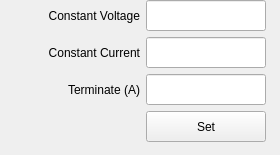
      <widget class="QWidget" name="tab_3">
       <attribute name="title">
        <string>Li-Ion/Lipo</string>
       </attribute>
       <widget class="QWidget" name="layoutWidget_2">
        <property name="geometry">
         <rect>
          <x>0</x>
          <y>0</y>
          <width>271</width>
          <height>146</height>
         </rect>
        </property>
        <layout class="QHBoxLayout" name="horizontalLayout_8">
         <property name="sizeConstraint">
          <enum>QLayout::SetFixedSize</enum>
         </property>
         <item>
          <spacer name="horizontalSpacer_4">
           <property name="orientation">
            <enum>Qt::Horizontal</enum>
           </property>
           <property name="sizeType">
            <enum>QSizePolicy::Preferred</enum>
           </property>
           <property name="sizeHint" stdset="0">
            <size>
             <width>40</width>
             <height>20</height>
            </size>
           </property>
          </spacer>
         </item>
         <item>
          <layout class="QVBoxLayout" name="verticalLayout_12">
           <item>
            <widget class="QLabel" name="label_13">
             <property name="sizePolicy">
              <sizepolicy hsizetype="Fixed" vsizetype="Fixed">
               <horstretch>0</horstretch>
               <verstretch>0</verstretch>
              </sizepolicy>
             </property>
             <property name="minimumSize">
              <size>
               <width>100</width>
               <height>31</height>
              </size>
             </property>
             <property name="maximumSize">
              <size>
               <width>100</width>
               <height>31</height>
              </size>
             </property>
             <property name="text">
              <string>Constant Voltage</string>
             </property>
             <property name="alignment">
              <set>Qt::AlignRight|Qt::AlignTrailing|Qt::AlignVCenter</set>
             </property>
            </widget>
           </item>
           <item>
            <widget class="QLabel" name="label_14">
             <property name="sizePolicy">
              <sizepolicy hsizetype="Fixed" vsizetype="Fixed">
               <horstretch>0</horstretch>
               <verstretch>0</verstretch>
              </sizepolicy>
             </property>
             <property name="minimumSize">
              <size>
               <width>100</width>
               <height>31</height>
              </size>
             </property>
             <property name="maximumSize">
              <size>
               <width>100</width>
               <height>31</height>
              </size>
             </property>
             <property name="text">
              <string>Constant Current</string>
             </property>
             <property name="alignment">
              <set>Qt::AlignRight|Qt::AlignTrailing|Qt::AlignVCenter</set>
             </property>
            </widget>
           </item>
           <item>
            <widget class="QLabel" name="label_15">
             <property name="sizePolicy">
              <sizepolicy hsizetype="Fixed" vsizetype="Fixed">
               <horstretch>0</horstretch>
               <verstretch>0</verstretch>
              </sizepolicy>
             </property>
             <property name="minimumSize">
              <size>
               <width>100</width>
               <height>31</height>
              </size>
             </property>
             <property name="maximumSize">
              <size>
               <width>100</width>
               <height>31</height>
              </size>
             </property>
             <property name="text">
              <string>Terminate (A)</string>
             </property>
             <property name="alignment">
              <set>Qt::AlignRight|Qt::AlignTrailing|Qt::AlignVCenter</set>
             </property>
            </widget>
           </item>
           <item>
            <widget class="QLabel" name="label_16">
             <property name="sizePolicy">
              <sizepolicy hsizetype="Fixed" vsizetype="Fixed">
               <horstretch>0</horstretch>
               <verstretch>0</verstretch>
              </sizepolicy>
             </property>
             <property name="minimumSize">
              <size>
               <width>100</width>
               <height>31</height>
              </size>
             </property>
             <property name="maximumSize">
              <size>
               <width>100</width>
               <height>31</height>
              </size>
             </property>
             <property name="text">
              <string/>
             </property>
            </widget>
           </item>
          </layout>
         </item>
         <item>
          <layout class="QVBoxLayout" name="verticalLayout_13">
           <item>
            <widget class="QLineEdit" name="lineEdit_vset_3">
             <property name="sizePolicy">
              <sizepolicy hsizetype="Fixed" vsizetype="Fixed">
               <horstretch>0</horstretch>
               <verstretch>0</verstretch>
              </sizepolicy>
             </property>
             <property name="minimumSize">
              <size>
               <width>120</width>
               <height>31</height>
              </size>
             </property>
             <property name="maximumSize">
              <size>
               <width>120</width>
               <height>31</height>
              </size>
             </property>
             <property name="autoFillBackground">
              <bool>false</bool>
             </property>
             <property name="alignment">
              <set>Qt::AlignCenter</set>
             </property>
            </widget>
           </item>
           <item>
            <widget class="QLineEdit" name="lineEdit_iset_3">
             <property name="sizePolicy">
              <sizepolicy hsizetype="Fixed" vsizetype="Fixed">
               <horstretch>0</horstretch>
               <verstretch>0</verstretch>
              </sizepolicy>
             </property>
             <property name="minimumSize">
              <size>
               <width>120</width>
               <height>31</height>
              </size>
             </property>
             <property name="maximumSize">
              <size>
               <width>120</width>
               <height>31</height>
              </size>
             </property>
             <property name="autoFillBackground">
              <bool>false</bool>
             </property>
             <property name="alignment">
              <set>Qt::AlignCenter</set>
             </property>
            </widget>
           </item>
           <item>
            <widget class="QLineEdit" name="lineEdit_term_3">
             <property name="sizePolicy">
              <sizepolicy hsizetype="Fixed" vsizetype="Fixed">
               <horstretch>0</horstretch>
               <verstretch>0</verstretch>
              </sizepolicy>
             </property>
             <property name="minimumSize">
              <size>
               <width>120</width>
               <height>31</height>
              </size>
             </property>
             <property name="maximumSize">
              <size>
               <width>120</width>
               <height>31</height>
              </size>
             </property>
             <property name="autoFillBackground">
              <bool>false</bool>
             </property>
             <property name="alignment">
              <set>Qt::AlignCenter</set>
             </property>
            </widget>
           </item>
           <item>
            <widget class="QPushButton" name="pushButton_set_3">
             <property name="sizePolicy">
              <sizepolicy hsizetype="Fixed" vsizetype="Fixed">
               <horstretch>0</horstretch>
               <verstretch>0</verstretch>
              </sizepolicy>
             </property>
             <property name="minimumSize">
              <size>
               <width>120</width>
               <height>31</height>
              </size>
             </property>
             <property name="maximumSize">
              <size>
               <width>120</width>
               <height>31</height>
              </size>
             </property>
             <property name="autoFillBackground">
              <bool>false</bool>
             </property>
             <property name="text">
              <string>Set</string>
             </property>
            </widget>
           </item>
          </layout>
         </item>
        </layout>
       </widget>
      </widget>
